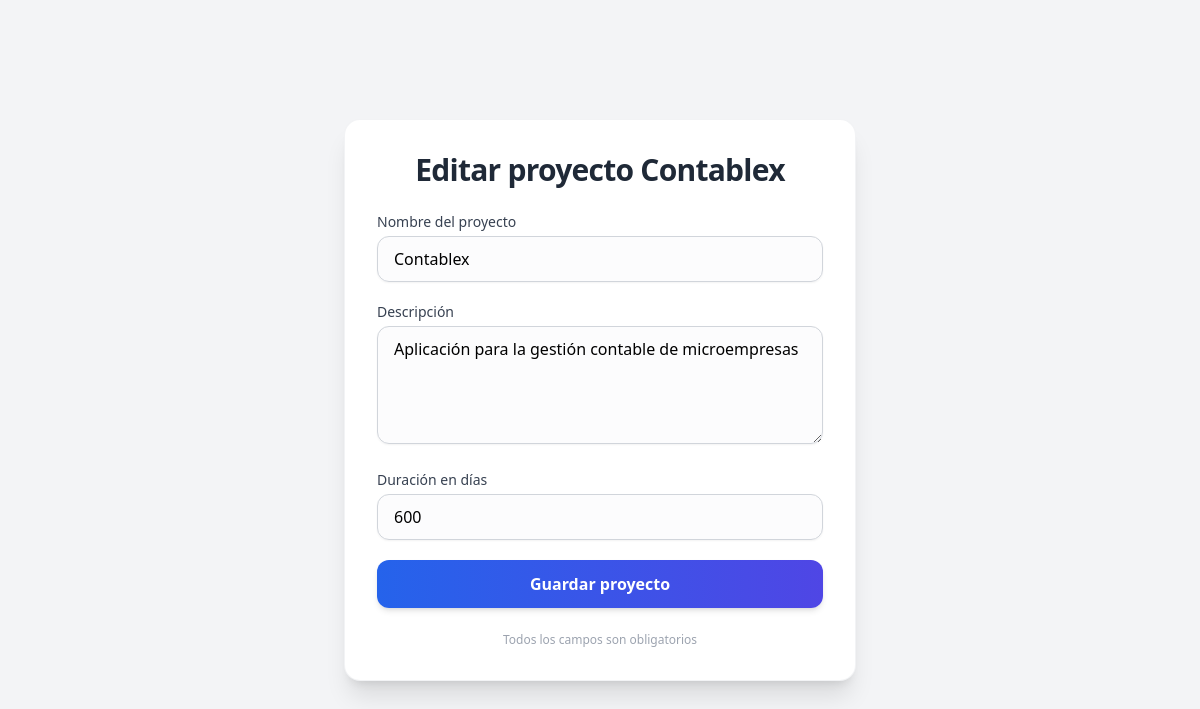
Screenshot of /proyectos/3/editar/ with the database file from the repository.
### gestor/models.py (models this page shows)
class Proyecto(models.Model):
  nombre = models.CharField(max_length=100)
  descripcion = models.TextField()
  duracion = models.IntegerField()

### gestor/views.py (the view, shortened to what this page needs)
# urls.py: path('proyectos/<int:id>/editar/', views.editar_proyecto, name='editar_proyecto'),
def editar_proyecto(request, id):
  proyecto = Proyecto.objects.get(id=id)
  return render(request, 'editar-proyecto.html', {'proyecto': proyecto})

### gestor/templates/editar-proyecto.html (shortened to what this page needs)
<!DOCTYPE html>
<html lang="es">
<head>
  <script src="https://cdn.tailwindcss.com"></script>
</head>
<body class="bg-gray-100 min-h-screen flex items-center justify-center p-4">
  <div class="bg-white rounded-2xl shadow-xl p-8 max-w-lg w-full border border-gray-200/50 transition-all hover:shadow-2xl">
    <h1 class="text-3xl font-bold text-gray-800 mb-6 text-center tracking-tight">
      Editar proyecto {{ proyecto.nombre }}
    </h1>
    <form method="post" class="space-y-5">
      <div>
        <label for="nombre" class="block text-sm font-medium text-gray-700 mb-1">
          Nombre del proyecto
        </label>
        <input
            type="text"
            name="nombre"
            id="nombre"
            required
            value="{{ proyecto.nombre }}"
            class="w-full px-4 py-2.5 border border-gray-300 rounded-xl shadow-sm focus:ring-2 focus:ring-blue-500 focus:border-blue-500 outline-none transition duration-200 bg-gray-50/50 hover:bg-white">
      </div>
      <div>
        <label for="descripcion" class="block text-sm font-medium text-gray-700 mb-1">
          Descripción
        </label>
        <textarea name="descripcion" id="descripcion" rows="4" required
                  class="w-full px-4 py-2.5 border border-gray-300 rounded-xl shadow-sm focus:ring-2 focus:ring-blue-500 focus:border-blue-500 outline-none transition duration-200 bg-gray-50/50 hover:bg-white resize-y">{{ proyecto.descripcion }}</textarea>
      </div>
      <div>
        <label for="duracion" class="block text-sm font-medium text-gray-700 mb-1">
          Duración en días
        </label>
        <input
            type="number"
            name="duracion"
            id="duracion"
            required
            step="1" min="1"
            value="{{ proyecto.duracion }}"
            class="w-full px-4 py-2.5 border border-gray-300 rounded-xl shadow-sm focus:ring-2 focus:ring-blue-500 focus:border-blue-500 outline-none transition duration-200 bg-gray-50/50 hover:bg-white [appearance:textfield] [&::-webkit-outer-spin-button]:appearance-none [&::-webkit-inner-spin-button]:appearance-none">
      </div>
      <button type="submit"
              class="w-full bg-gradient-to-r from-blue-600 to-indigo-600 hover:from-blue-700 hover:to-indigo-700 text-white font-semibold py-3 px-6 rounded-xl shadow-md hover:shadow-lg transition-all duration-300 transform hover:-translate-y-0.5 focus:ring-4 focus:ring-blue-300 focus:outline-none">
        Guardar proyecto
      </button>
    </form>
    <p class="text-xs text-gray-400 text-center mt-6 select-none">
      Todos los campos son obligatorios
    </p>
  </div>
</body>
</html>

### rows the page displays
Proyecto: nombre "Contablex", descripcion "Aplicación para la gestión contable de microempresas", duracion "600"
